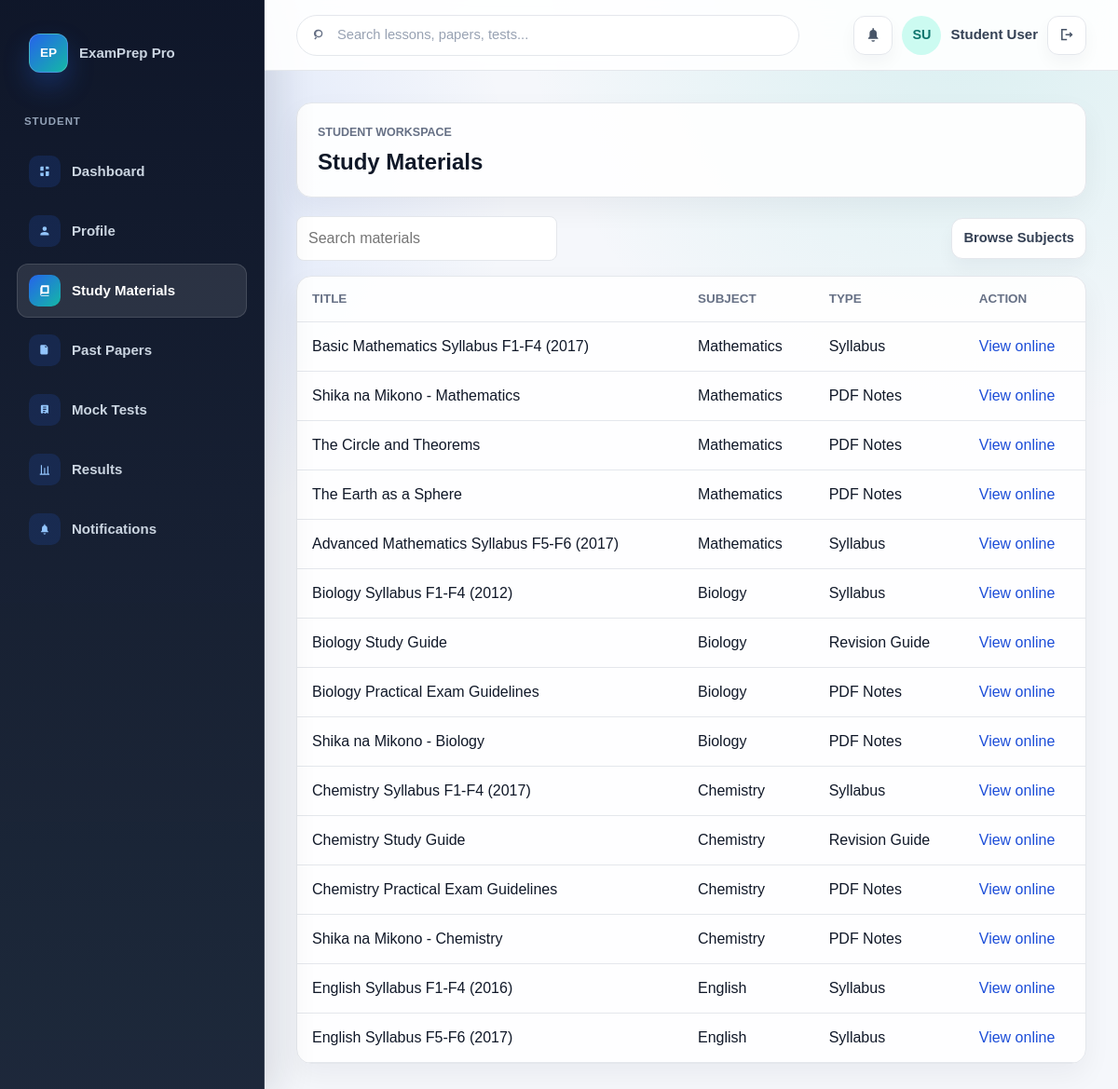
The app's page /student/materials (signed in) with its own data.
### tables this page shows
CREATE TABLE materials (
            id INTEGER PRIMARY KEY AUTOINCREMENT,
            title TEXT NOT NULL,
            subject TEXT DEFAULT '',
            type TEXT DEFAULT '',
            file_url TEXT DEFAULT '',
            source_url TEXT DEFAULT ''
        );

### app.py (the view)
@app.route("/student/materials")
@login_required("student")
def student_materials():
    return render_template("student/materials.html", title="Study Materials", materials=MATERIALS)

### app.py (called while the page is built)
def get_db():
    if "db" not in g:
        g.db = sqlite3.connect(app.config["DATABASE"])
        g.db.row_factory = sqlite3.Row
        g.db.execute("PRAGMA foreign_keys = ON")
    return g.db

def db_all(sql, params=()):
    return get_db().execute(sql, params).fetchall()

def dashboard_for_role(role):
    return "admin_dashboard" if role == "admin" else "student_dashboard"

def login_required(role=None):
    def decorator(view):
        @wraps(view)
        def wrapped_view(*args, **kwargs):
            user_role = session.get("user_role")
            if not user_role:
                session["auth_next"] = next_path_for_request()
                return redirect(url_for("register", next=session["auth_next"]))
            if role and user_role != role:
                return redirect(url_for(dashboard_for_role(user_role)))
            return view(*args, **kwargs)
        return wrapped_view
    return decorator

@app.context_processor
def inject_navigation():
    current_user_name = session.get("user_name", "Student User")
    current_user_initials = "".join(part[:1] for part in current_user_name.split()[:2]).upper() or "SU"
    return {
        "public_nav": PUBLIC_NAV,
        "student_nav": STUDENT_NAV,
        "admin_nav": ADMIN_NAV,
        "current_user_role": session.get("user_role"),
        "current_user_name": current_user_name,
        "current_user_initials": current_user_initials,
        "current_dashboard_endpoint": dashboard_for_role(session.get("user_role", "student")),
    }

    def __getattr__(self, key):
        try:
            return self[key]
        except KeyError as exc:
            raise AttributeError(key) from exc

    def _record_from_row(self, row):
        return DbRecord(self, dict(row))

    def _rows(self):
        return db_all(f"SELECT * FROM {self.table} ORDER BY {self.order_by}")

    def __iter__(self):
        return (self._record_from_row(row) for row in self._rows())

### templates/student/materials.html
{% extends "base.html" %}
{% from "macros.html" import student_shell with context %}
{% block content %}
{% call student_shell(title) %}
    <div class="toolbar" data-resource-filters data-target-table="materials-table">
        <input aria-label="Search materials" placeholder="Search materials" data-search-filter>
        <a class="button button-small button-secondary" href="{{ url_for('subjects') }}">Browse Subjects</a>
    </div>
    <div class="table-card">
        <table id="materials-table">
            <thead><tr><th>Title</th><th>Subject</th><th>Type</th><th>Action</th></tr></thead>
            <tbody>
                {% for material in materials %}
                    <tr data-search-text="{{ (material.title ~ ' ' ~ material.subject ~ ' ' ~ material.type)|lower }}">
                        <td>{{ material.title }}</td>
                        <td>{{ material.subject }}</td>
                        <td>{{ material.type }}</td>
                        <td>
                            {% set source = material.source_url or material.file_url %}
                            <a href="{{ source or url_for('student_materials') }}" {% if source %}target="_blank" rel="noopener"{% endif %}>View online</a>
                        </td>
                    </tr>
                {% endfor %}
            </tbody>
        </table>
    </div>
{% endcall %}
{% endblock %}

### static/css/styles.css (style rules this page uses)
:root { --bg: #3b82f6; --surface: #ffffff; --surface-strong: #eef5f8; --text: #172033; --muted: #667085; --line: #d9e2ec; --primary: #0f766e; --primary-dark: #115e59; --accent: #b45309; --danger: #b42318; --shadow: 0 16px 40px rgba(18, 38, 63, 0.08); }
* { box-sizing: border-box; }
body { margin: 0; font-family: Arial, Helvetica, sans-serif; font-size: 16px; color: var(--text); background: var(--bg); line-height: 1.5; }
a { color: var(--primary-dark); text-decoration: none; }
input, select, textarea, button { font: inherit; }
.button { display: inline-flex; align-items: center; justify-content: center; min-height: 44px; border: 1px solid #3c4bb5; border-radius: 8px; padding: 10px 16px; color: #ffffff; background: #3c4bb5; font-weight: 800; cursor: pointer; }
.button-secondary { border-color: rgba(60, 75, 181, 0.26); color: #3c4bb5; background: #ffffff; }
.button-small { min-height: 38px; padding: 8px 12px; font-size: 0.92rem; }
.hero-panel, .panel, .form-card, .table-card, .subject-grid article, .feature-grid article, .stats-grid article { border: 1px solid var(--line); border-radius: 8px; background: var(--surface); box-shadow: var(--shadow); }
.form-card input, .form-card select, .form-card textarea, .toolbar input, .toolbar select { width: 100%; border: 1px solid var(--line); border-radius: 8px; padding: 11px 12px; color: var(--text); background: #ffffff; }
.toolbar { display: flex; flex-wrap: wrap; gap: 12px; align-items: center; justify-content: space-between; margin-bottom: 16px; }
.toolbar input, .toolbar select { max-width: 280px; }
.table-card { overflow-x: auto; }
table { width: 100%; border-collapse: collapse; }
th, td { border-bottom: 1px solid var(--line); padding: 14px 16px; text-align: left; vertical-align: top; }
th { color: var(--muted); font-size: 0.84rem; text-transform: uppercase; }
body.app-page { --bg: #eef3ff; --surface: #ffffff; --surface-strong: #f7f9ff; --text: #1f2537; --muted: #52687a; --line: #d9e1f2; --primary: #3c4bb5; --primary-dark: #222985; --accent: #f28b24; --shadow: 0 16px 38px rgba(31, 37, 55, 0.08); min-height: 100vh; background: var(--bg); }
.dashboard-cards article, .app-page .panel, .app-page .table-card, .app-page .form-card { border: 1px solid var(--line); border-radius: 12px; background: #ffffff; box-shadow: none; }
.app-page .button { border-color: #3c4bb5; background: #3c4bb5; }
.app-page .button-secondary { color: #3c4bb5; background: #ffffff; }
body.app-page { --bg: #f5f7fb; --surface: #ffffff; --surface-strong: #f8fafc; --text: #101828; --muted: #667085; --line: #e4e7ec; --primary: #2563eb; --primary-dark: #1d4ed8; --accent: #f97316; --danger: #d92d20; --shadow: 0 18px 40px rgba(16, 24, 40, 0.08); min-height: 100vh; background: radial-gradient(circle at 86% 0%, rgba(20, 184, 166, 0.12), transparent 30%), radial-gradient(circle at 15% 16%, rgba(37, 99, 235, 0.12), transparent 26%), var(--bg); }
.app-section-heading, .app-page .panel, .app-page .table-card, .app-page .form-card { border: 1px solid var(--line); border-radius: 16px; background: rgba(255, 255, 255, 0.92); box-shadow: 0 12px 30px rgba(16, 24, 40, 0.05); }
.app-page .button { gap: 10px; min-height: 44px; border: 0; border-radius: 12px; color: #ffffff; background: linear-gradient(135deg, #2563eb, #1d4ed8); box-shadow: 0 12px 22px rgba(37, 99, 235, 0.22); }
.app-page .button-secondary { border: 1px solid var(--line); color: #344054; background: #ffffff; box-shadow: 0 10px 18px rgba(16, 24, 40, 0.04); }

### records on screen
materials: title "Basic Mathematics Syllabus F1-F4 (2017)", subject "Mathematics", type "Syllabus"
materials: title "Shika na Mikono - Mathematics", subject "Mathematics", type "PDF Notes"
materials: title "The Circle and Theorems", subject "Mathematics", type "PDF Notes"
materials: title "The Earth as a Sphere", subject "Mathematics", type "PDF Notes"
materials: title "Advanced Mathematics Syllabus F5-F6 (2017)", subject "Mathematics", type "Syllabus"
materials: title "Biology Syllabus F1-F4 (2012)", subject "Biology", type "Syllabus"
materials: title "Biology Study Guide", subject "Biology", type "Revision Guide"
materials: title "Biology Practical Exam Guidelines", subject "Biology", type "PDF Notes"
materials: title "Shika na Mikono - Biology", subject "Biology", type "PDF Notes"
materials: title "Chemistry Syllabus F1-F4 (2017)", subject "Chemistry", type "Syllabus"
materials: title "Chemistry Study Guide", subject "Chemistry", type "Revision Guide"
materials: title "Chemistry Practical Exam Guidelines", subject "Chemistry", type "PDF Notes"
materials: title "Shika na Mikono - Chemistry", subject "Chemistry", type "PDF Notes"
materials: title "English Syllabus F1-F4 (2016)", subject "English", type "Syllabus"
materials: title "English Syllabus F5-F6 (2017)", subject "English", type "Syllabus"

### other values on screen
{{ label }} "Dashboard" "Profile" "Study Materials" "Past Papers" "Mock Tests" "Results" "Notifications"
{{ current_user_initials }} "SU"
{{ current_user_name }} "Student User"
{{ title }} "Study Materials"
